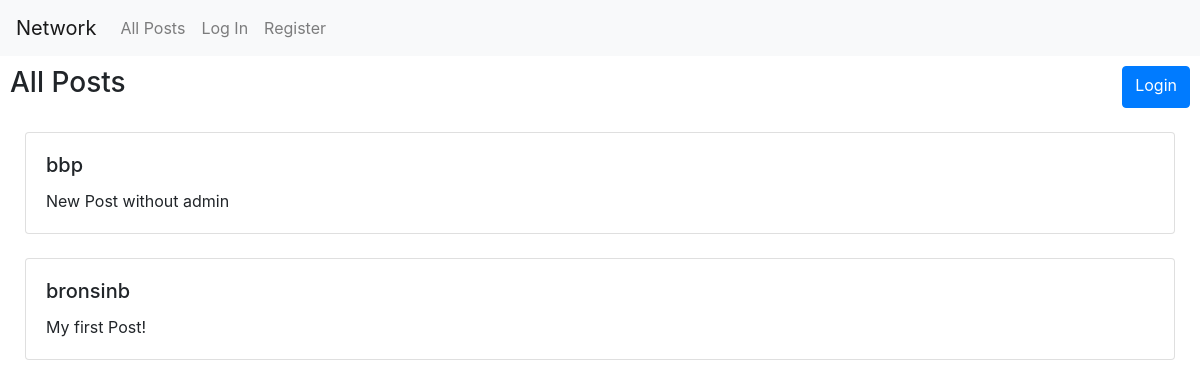
The page / on the database its author committed.
### network/models.py (models this page shows, shortened)
class Post(models.Model):
    user = models.ForeignKey(User, on_delete=models.CASCADE, related_name="posts")
    text = models.CharField(max_length=280)
    created = models.DateTimeField(auto_now_add=True)
    likes = models.ManyToManyField(User, blank=True, related_name="likes")

class User(AbstractUser):
    follower = models.ForeignKey('self', null=True, on_delete=models.CASCADE, related_name="followers")

### network/views.py (the view)
# urls.py: path("", views.index, name="index"),
def index(request):
    if request.method == "POST":
        post = request.POST["post"]
        if len(post) > 0:
            post = Post(user=request.user, text=post)
            post.save()
    posts = Post.objects.all().order_by('created').reverse()
    return render(request, "network/index.html", {
        "posts": posts
    })

### network/templates/network/index.html (shortened to what this page needs)
{% extends "network/layout.html" %}
{% load static %}
{% block body %}
    <div class="container-fluid">
        <div class="row">
            <h3 class="col-xs">All Posts</h3>
            <div class="col">
            </div>
            {% if user.is_authenticated %}
                <button id="new-post-button" class="btn btn-primary">New Post</button>
            {% else %}
                <a href="{% url 'login' %}" id="new-post-button" class="btn btn-primary">Login</a>
            {% endif %}
        </div>
        <br>
        {% for post in posts %}
            <div class="card">
                <div class="card-body">
                    <h5 class="card-title">{{ post.user.username }}</h5>
                    <p class="card-text">{{ post.text }}</p>
                </div>
            </div>
            <br>
        {% empty %}
            <div class="alert alert-primary" role="alert">
                No Posts!
          </div>
        {% endfor %}
    </div>
{% endblock %}

### rows shown on the page
Post: user.username "bbp", text "New Post without admin"
Post: user.username "bronsinb", text "My first Post!"
